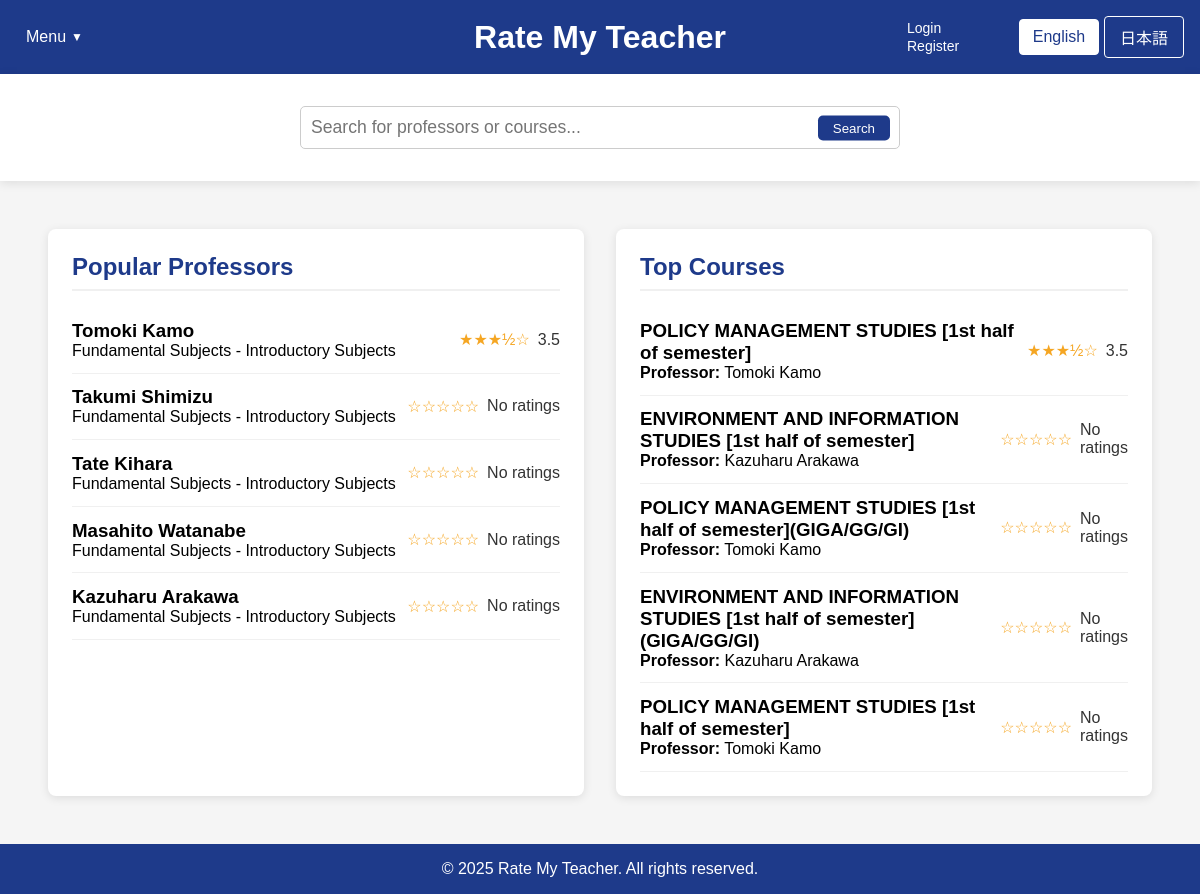
The app's page /home_fallback.php with its own data.
### tables this page shows
CREATE TABLE professors (
        id INTEGER PRIMARY KEY AUTOINCREMENT,
        name TEXT NOT NULL,
        department TEXT,
        bio TEXT,
        avg_content_quality REAL DEFAULT 0,
        avg_difficulty REAL DEFAULT 0,
        overall_rating REAL DEFAULT 0,
        review_count INTEGER DEFAULT 0
    );

CREATE TABLE courses (
        id INTEGER PRIMARY KEY AUTOINCREMENT,
        name TEXT NOT NULL,
        course_code TEXT,
        description TEXT,
        professor_id INTEGER,
        semester TEXT,
        avg_content_quality REAL DEFAULT 0,
        avg_difficulty REAL DEFAULT 0,
        overall_rating REAL DEFAULT 0,
        review_count INTEGER DEFAULT 0,
        FOREIGN KEY (professor_id) REFERENCES professors(id) ON DELETE SET NULL
    );

### home_fallback.php (the view, shortened to what this page needs)
<?php
$isLoggedIn = isset($_SESSION["loggedin"]) && $_SESSION["loggedin"] === true;
require_once 'config.php';
function getTopProfessors($limit = 5) {
    global $conn;
    $professors = [];
    try {
        $ratingCount = 0;
        $ratingCheckResult = $conn->query("SELECT COUNT(*) as count FROM ratings");
        if ($ratingCheckResult) {
            $ratingCountRow = $ratingCheckResult->fetchArray(SQLITE3_ASSOC);
            $ratingCount = $ratingCountRow['count'];
        }
        if ($ratingCount > 0) {
            $hasProfRatingColumns = false;
            $columnsResult = $conn->query("PRAGMA table_info(professors)");
            while ($col = $columnsResult->fetchArray(SQLITE3_ASSOC)) {
                if ($col['name'] === 'avg_content_quality' || $col['name'] === 'overall_rating') {
                    $hasProfRatingColumns = true;
                    break;
                }
            }
            if ($hasProfRatingColumns) {
                $stmt = $conn->prepare("
                    SELECT id, name, department,
                           COALESCE(overall_rating, (avg_content_quality + avg_difficulty) / 2) as avg_rating,
                           COALESCE(avg_content_quality, 0) as avg_content_quality,
                           COALESCE(avg_difficulty, 0) as avg_difficulty,
                           COALESCE(review_count, 0) as review_count
                    FROM professors
                    WHERE COALESCE(review_count, 0) > 0
                    ORDER BY avg_rating DESC, review_count DESC
                    LIMIT :limit
                ");
            }
            $stmt->bindValue(':limit', $limit, SQLITE3_INTEGER);
            $result = $stmt->execute();
            while ($row = $result->fetchArray(SQLITE3_ASSOC)) {
                if (isset($row['avg_rating']) && $row['avg_rating'] !== null) {
                    $row['avg_rating'] = number_format((float)$row['avg_rating'], 1);
                } else {
                    $row['avg_rating'] = "N/A";
                }
                $professors[] = $row;
            }
        }
        if (count($professors) < $limit) {
            $remaining = $limit - count($professors);
            $excludeIds = array_map(function($prof) {
                return $prof['id'];
            }, $professors);
            $excludeClause = count($excludeIds) > 0 ? "WHERE id NOT IN (" . implode(",", $excludeIds) . ")" : "";
            $stmt = $conn->prepare("
                SELECT id, name, department
                FROM professors
                $excludeClause
                LIMIT :limit
            ");
            $stmt->bindValue(':limit', $remaining, SQLITE3_INTEGER);
            $result = $stmt->execute();
            while ($row = $result->fetchArray(SQLITE3_ASSOC)) {
                $row['avg_rating'] = "N/A";
                $professors[] = $row;
            }
        }
    } catch (Exception $e) {
        error_log("Error fetching top professors: " . $e->getMessage());
    }
    return $professors;
}
function getTopCourses($limit = 5) {
    global $conn;
    $courses = [];
    try {
        $ratingCount = 0;
        $ratingCheckResult = $conn->query("SELECT COUNT(*) as count FROM ratings");
        if ($ratingCheckResult) {
            $ratingCountRow = $ratingCheckResult->fetchArray(SQLITE3_ASSOC);
            $ratingCount = $ratingCountRow['count'];
        }
        if ($ratingCount > 0) {
            $hasCourseRatingColumns = false;
            $columnsResult = $conn->query("PRAGMA table_info(courses)");
            while ($col = $columnsResult->fetchArray(SQLITE3_ASSOC)) {
                if ($col['name'] === 'avg_content_quality') {
                    $hasCourseRatingColumns = true;
                    break;
                }
            }
            if ($hasCourseRatingColumns) {
                $stmt = $conn->prepare("
                    SELECT c.id, c.name as course_name, c.course_code,
                        COALESCE(c.avg_content_quality, 0) as avg_content_quality,
                        COALESCE(c.avg_difficulty, 0) as avg_difficulty,
                        (COALESCE(c.avg_content_quality, 0) + (5 - COALESCE(c.avg_difficulty, 0))) / 2 as avg_rating,
                        COALESCE(c.review_count, 0) as review_count,
                        p.name as professor_name
                    FROM courses c
                    LEFT JOIN professors p ON c.professor_id = p.id
                    WHERE COALESCE(c.review_count, 0) > 0
                    ORDER BY avg_rating DESC, review_count DESC
                    LIMIT :limit
                ");
            }
            $stmt->bindValue(':limit', $limit, SQLITE3_INTEGER);
            $result = $stmt->execute();
            while ($row = $result->fetchArray(SQLITE3_ASSOC)) {
                if (isset($row['avg_rating']) && $row['avg_rating'] !== null) {
                    $row['avg_rating'] = number_format((float)$row['avg_rating'], 1);
                } else {
                    $row['avg_rating'] = "N/A";
                }
                $courses[] = $row;
            }
        }
        if (count($courses) < $limit) {
            $remaining = $limit - count($courses);
            $excludeIds = array_map(function($course) {
                return $course['id'];
            }, $courses);
            $excludeClause = count($excludeIds) > 0 ? "WHERE c.id NOT IN (" . implode(",", $excludeIds) . ")" : "";
            $stmt = $conn->prepare("
                SELECT c.id, c.name as course_name, c.course_code, p.name as professor_name
                FROM courses c
                LEFT JOIN professors p ON c.professor_id = p.id
                $excludeClause
                LIMIT :limit
            ");
            $stmt->bindValue(':limit', $remaining, SQLITE3_INTEGER);
            $result = $stmt->execute();
            while ($row = $result->fetchArray(SQLITE3_ASSOC)) {
                $row['avg_rating'] = "N/A";
                $courses[] = $row;
            }
        }
    } catch (Exception $e) {
        error_log("Error fetching top courses: " . $e->getMessage());
    }
    return $courses;
}
$topProfessors = getTopProfessors(5);
$topCourses = getTopCourses(5);
?>
<!DOCTYPE html>
<html lang="en">
<head>
    <link rel="stylesheet" href="css/style.css">
</head>
<body>
    <div class="container">
        <header>
            <div class="header-left">
                <div class="dropdown">
                    <?php
                    $currentLang = isset($_COOKIE['language']) && $_COOKIE['language'] == 'ja' ? 'ja' : 'en';
                    $menuLabel = $currentLang == 'ja' ? 'メニュー' : 'Menu';
                    $logoutLabel = $currentLang == 'ja' ? 'ログアウト' : 'Logout';
                    $loginLabel = $currentLang == 'ja' ? 'ログイン' : 'Login';
                    $registerLabel = $currentLang == 'ja' ? '登録' : 'Register';
                    ?>
                    <button class="dropbtn"><?php echo $menuLabel; ?></button>
                </div>
            </div>
            <div class="header-center">
                <div class="logo">
                    <h1><a href="home.php" style="color: white; text-decoration: none;"><?php echo $currentLang == 'ja' ? 'Rate My Teacher' : 'Rate My Teacher'; ?></a></h1>
                </div>
            </div>
            <div class="header-right">
                <div class="auth-links">
                    <?php if ($isLoggedIn): ?>
                        <a href="logout.php"><?php echo $logoutLabel; ?></a>
                    <?php else: ?>
                        <a href="login.php"><?php echo $loginLabel; ?></a>
                        <a href="register.php"><?php echo $registerLabel; ?></a>
                    <?php endif; ?>
                </div>
                <div class="language-toggle">
                    <a href="?lang=en" class="<?php echo (!isset($_COOKIE['language']) || $_COOKIE['language'] == 'en') ? 'active' : ''; ?>"
                    style="display:inline-block; width:80px; text-align:center; padding:8px 0; margin-right:5px;
                            background:<?php echo (!isset($_COOKIE['language']) || $_COOKIE['language'] == 'en') ? 'white' : 'transparent'; ?>;
                            color:<?php echo (!isset($_COOKIE['language']) || $_COOKIE['language'] == 'en') ? '#1e3a8a' : 'white'; ?>;
                            text-decoration:none; border:1px solid white; border-radius:4px;"
                    onclick="document.cookie='language=en; path=/; max-age=2592000'; return true;">
                    English
                    </a>
                    <a href="?lang=ja" class="<?php echo (isset($_COOKIE['language']) && $_COOKIE['language'] == 'ja') ? 'active' : ''; ?>"
                    style="display:inline-block; width:80px; text-align:center; padding:8px 0;
                            background:<?php echo (isset($_COOKIE['language']) && $_COOKIE['language'] == 'ja') ? 'white' : 'transparent'; ?>;
                            color:<?php echo (isset($_COOKIE['language']) && $_COOKIE['language'] == 'ja') ? '#1e3a8a' : 'white'; ?>;
                            text-decoration:none; border:1px solid white; border-radius:4px;"
                    onclick="document.cookie='language=ja; path=/; max-age=2592000'; return true;">
                    日本語
                    </a>
                </div>
        </header>
        <div class="search-container">
            <div class="search-bar" style="position: relative !important;">
                <input type="text" id="searchInput" placeholder="<?php echo $currentLang == 'ja' ? '教授やコースを検索...' : 'Search for professors or courses...'; ?>" style="width: 100%; padding: 10px; border-radius: 5px; border: 1px solid #ccc;">
                <button id="searchButton" style="position: absolute; right: 10px; top: 50%; transform: translateY(-50%); background: #1e3a8a; color: white; border: none; padding: 5px 15px; border-radius: 5px; cursor: pointer;"><?php echo $currentLang == 'ja' ? '検索' : 'Search'; ?></button>
            </div>
        </div>
        <main style="flex: 1; display: flex; padding: 2rem;">
            <div id="popular-professors" class="content-box" style="flex: 1; background-color: white; margin: 1rem; padding: 1.5rem; border-radius: 8px; box-shadow: 0 2px 10px rgba(0,0,0,0.1);">
                <h2><?php echo $currentLang == 'ja' ? '人気の教授' : 'Popular Professors'; ?></h2>
                <div class="professor-list">
                    <?php foreach ($topProfessors as $professor): ?>
                    <a href="professor_page_template.php?name=<?php echo urlencode(str_replace(' ', '',$professor['name'])); ?>&lang=<?php echo $currentLang; ?>" style="text-decoration: none; color: inherit;">
                        <div class="professor-item" data-id="<?php echo $isLoggedIn ? $professor['id'] : 'login-required'; ?>">
                            <div>
                                <h3><?php echo htmlspecialchars($professor['name']); ?></h3>
                                <p><?php echo htmlspecialchars($professor['department'] ?? 'Unknown Department'); ?></p>
                            </div>
                            <div class="rating">
                                <?php
                                if ($professor['avg_rating'] !== 'N/A' && $professor['avg_rating'] > 0) {
                                    $fullStars = floor($professor['avg_rating']);
                                    $hasHalfStar = $professor['avg_rating'] - $fullStars >= 0.5;
                                    echo str_repeat('★', $fullStars);
                                    echo $hasHalfStar ? '½' : '';
                                    echo str_repeat('☆', 5 - $fullStars - ($hasHalfStar ? 1 : 0));
                                    echo ' <span>' . $professor['avg_rating'] . '</span>';
                                } else {
                                    echo '☆☆☆☆☆ <span>No ratings</span>';
                                }
                                ?>
                            </div>
                        </div>
                    </a>
                    <?php endforeach; ?>
                </div>
            </div>
            <div id="top-courses" class="content-box" style="flex: 1; background-color: white; margin: 1rem; padding: 1.5rem; border-radius: 8px; box-shadow: 0 2px 10px rgba(0,0,0,0.1);">
                <h2><?php echo $currentLang == 'ja' ? '人気のコース' : 'Top Courses'; ?></h2>
                <div class="course-list">
                    <?php foreach ($topCourses as $course): ?>
                    <a href="course.php?course=<?php echo urlencode($course['course_name'] ?? $course['name']); ?>&professor=<?php echo urlencode($course['professor_name'] ?? ''); ?>&lang=<?php echo $currentLang; ?>" style="text-decoration: none; color: inherit;">
                        <div class="course-item" data-id="<?php echo $isLoggedIn ? $course['id'] : 'login-required'; ?>">
                            <div>
                                <h3><?php echo htmlspecialchars($course['course_name'] ?? $course['name']); ?></h3>
                                <p><strong>Professor:</strong> <?php echo htmlspecialchars($course['professor_name'] ?? 'Unknown Professor'); ?></p>
                            </div>
                            <div class="rating">
                                <?php
                                if ($course['avg_rating'] !== 'N/A' && $course['avg_rating'] > 0) {
                                    $fullStars = floor($course['avg_rating']);
                                    $hasHalfStar = $course['avg_rating'] - $fullStars >= 0.5;
                                    echo str_repeat('★', $fullStars);
                                    echo $hasHalfStar ? '½' : '';
                                    echo str_repeat('☆', 5 - $fullStars - ($hasHalfStar ? 1 : 0));
                                    echo ' <span>' . $course['avg_rating'] . '</span>';
                                } else {
                                    echo '☆☆☆☆☆ <span>No ratings</span>';
                                }
                                ?>
                            </div>
                        </div>
                    </a>
                    <?php endforeach; ?>
                </div>
            </div>
        </main>
        <footer>
            <p>&copy; 2025 Rate My Teacher. All rights reserved.</p>
        </footer>
    </div>
</body>
</html>

### records on screen
professors: name "Tomoki Kamo", department "Fundamental Subjects - Introductory Subjects", fullStars "★★★", shows "½", hasHalfStar "☆", avg_rating "3.5"
professors: name "Takumi Shimizu", department "Fundamental Subjects - Introductory Subjects", shows "No ratings"
professors: name "Tate Kihara", department "Fundamental Subjects - Introductory Subjects", shows "No ratings"
professors: name "Masahito Watanabe", department "Fundamental Subjects - Introductory Subjects", shows "No ratings"
professors: name "Kazuharu Arakawa", department "Fundamental Subjects - Introductory Subjects", shows "No ratings"
courses: name "POLICY MANAGEMENT STUDIES [1st half of semester]", professor.name "Tomoki Kamo", fullStars "★★★", shows "½", hasHalfStar "☆", avg_rating "3.5"
courses: name "ENVIRONMENT AND INFORMATION STUDIES [1st half of semester]", professor.name "Kazuharu Arakawa", shows "No ratings"
courses: name "POLICY MANAGEMENT STUDIES [1st half of semester](GIGA/GG/GI)", professor.name "Tomoki Kamo", shows "No ratings"
courses: name "ENVIRONMENT AND INFORMATION STUDIES [1st half of semester](GIGA/GG/GI)", professor.name "Kazuharu Arakawa", shows "No ratings"
courses: name "POLICY MANAGEMENT STUDIES [1st half of semester]", professor.name "Tomoki Kamo", shows "No ratings"

### other values on screen
$menuLabel "Menu"
$loginLabel "Login"
$registerLabel "Register"
